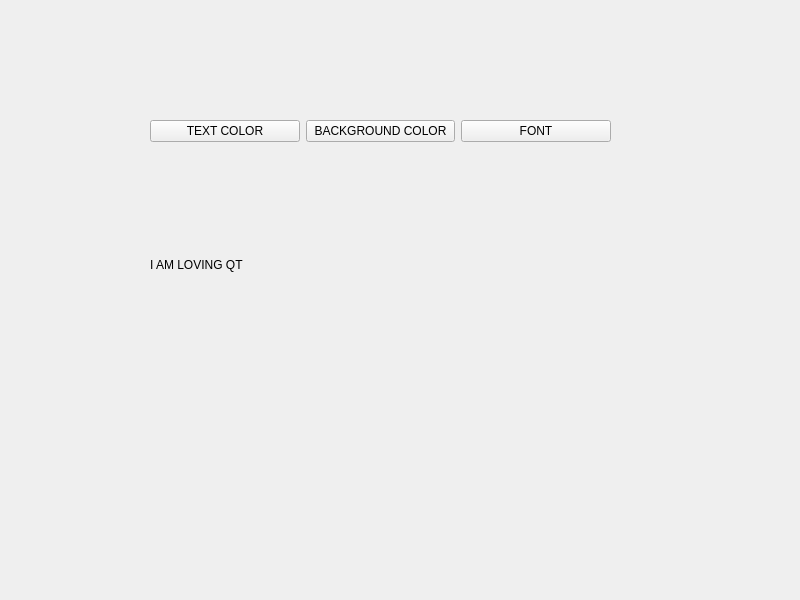
<?xml version="1.0" encoding="UTF-8"?>
<ui version="4.0">
 <class>Widget</class>
 <widget class="QWidget" name="Widget">
  <property name="geometry">
   <rect>
    <x>0</x>
    <y>0</y>
    <width>800</width>
    <height>600</height>
   </rect>
  </property>
  <property name="windowTitle">
   <string>Widget</string>
  </property>
  <widget class="QWidget" name="">
   <property name="geometry">
    <rect>
     <x>150</x>
     <y>120</y>
     <width>461</width>
     <height>261</height>
    </rect>
   </property>
   <layout class="QVBoxLayout" name="verticalLayout">
    <item>
     <layout class="QHBoxLayout" name="horizontalLayout">
      <item>
       <widget class="QPushButton" name="pushButton_textColor">
        <property name="text">
         <string>TEXT COLOR</string>
        </property>
       </widget>
      </item>
      <item>
       <widget class="QPushButton" name="pushButton_backgroundColor">
        <property name="text">
         <string>BACKGROUND COLOR</string>
        </property>
       </widget>
      </item>
      <item>
       <widget class="QPushButton" name="pushButton_font">
        <property name="text">
         <string>FONT</string>
        </property>
       </widget>
      </item>
     </layout>
    </item>
    <item>
     <widget class="QLabel" name="label">
      <property name="text">
       <string>I AM LOVING QT</string>
      </property>
      <property name="wordWrap">
       <bool>true</bool>
      </property>
     </widget>
    </item>
   </layout>
  </widget>
 </widget>
 <resources/>
 <connections/>
</ui>
